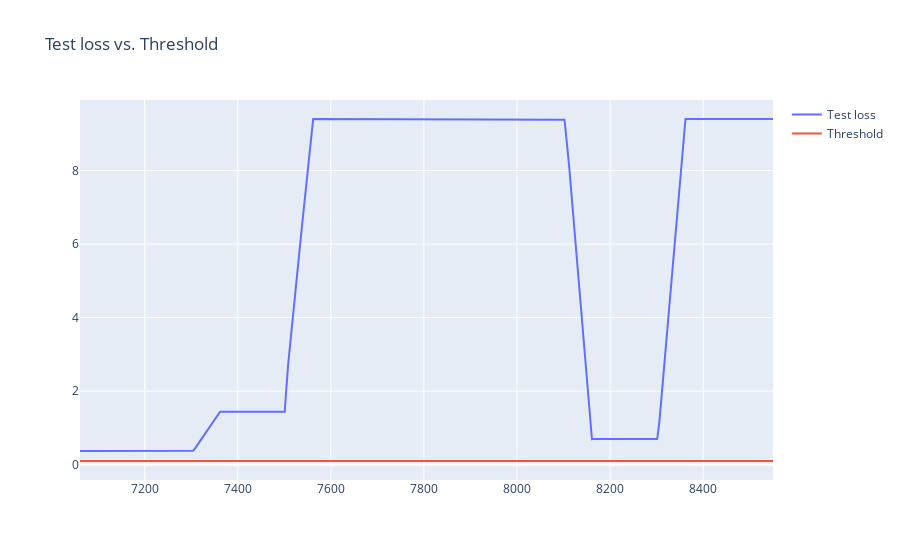

Notebook code for this chart:
### Markdown cell above
### Anomaly detection response

### Code cell
fig = go.Figure()
fig.add_trace(go.Scatter(x=anomaly_df['data_point'], y=anomaly_df['loss'], name='Test loss'))
fig.add_trace(go.Scatter(x=anomaly_df['data_point'], y=anomaly_df['threshold'], name='Threshold'))
fig.update_layout(showlegend=True, title='Test loss vs. Threshold')
fig.show()

### Figure 1 — Plotly figure (JSON) as saved in the notebook; plotly's stock layout.template omitted (floating-point values rounded to 4 significant figures; data arrays with more than 128 entries replaced by an {"elided": "..."} marker saying what was removed)
{"data": [{"name": "Test loss", "type": "scatter", "x": {"elided": "1490 int values"}, "y": {"elided": "1490 float values"}}, {"name": "Threshold", "type": "scatter", "x": {"elided": "1490 int values"}, "y": {"elided": "1490 float values"}}], "layout": {"showlegend": true, "title": {"text": "Test loss vs. Threshold"}}}
